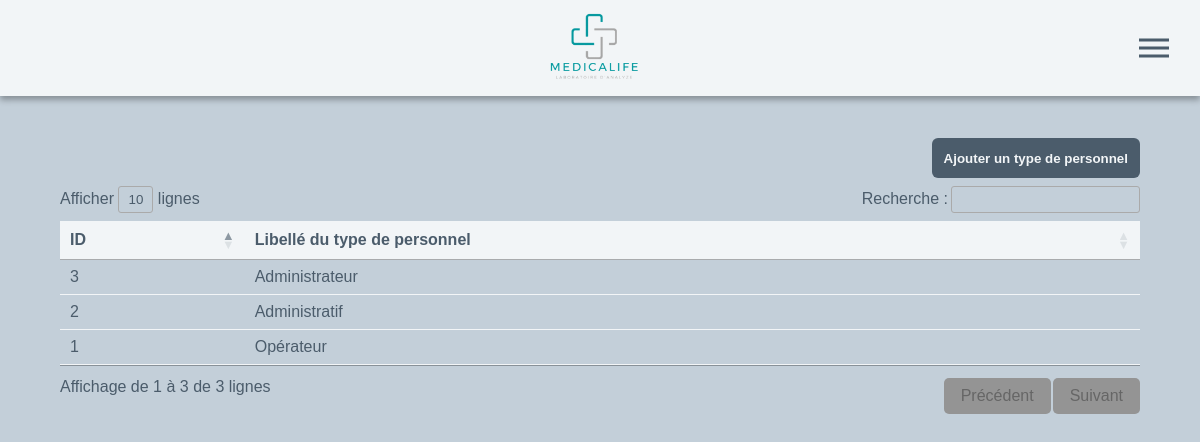
Page /gestionTypePersonnel.php (signed in) on the committed database.
### tables this page shows
CREATE TABLE `type_personnel` (
  `Id_Type_Personnel` int(11) NOT NULL,
  `typeLibellé` varchar(50) DEFAULT NULL
);

### Classes/MaBD.php (called while the page is built)
<?php
class MaBD {
   static private $pdo = null;
   static function getInstance(): PDO {
      if (self::$pdo == null) {
         $dsn = "mysql:host=localhost;dbname=chahboum;charset=utf8";
         self::$pdo = new PDO($dsn, "chahboum", "chahboum");
      }
      return self::$pdo;
   }
}

### Classes/DAO.php (called while the page is built, shortened)
<?php
abstract class DAO {
    public function __construct(PDO $connector) { $this->pdo = $connector; }
}

### Classes/TypePersonnelDAO.php (called while the page is built, shortened)
<?php
class TypePersonnelDAO extends DAO {
    public function getAll(): array {
        $res = array();
        $stmt = $this->pdo->query("SELECT * FROM type_personnel");
        foreach ($stmt->fetchAll(PDO::FETCH_ASSOC) as $row)
            $res[] = new TypePersonnel($row['Id_Type_Personnel'], $row['typeLibellé']);
        return $res;
    }
}

### gestionTypePersonnel.php (the view, shortened to what this page needs)
<?php
    $TypePersonnelDAO = new TypePersonnelDAO(MaBD::getInstance());
?>
<!DOCTYPE html>
<html lang="fr">
<head>
    <link rel="stylesheet" type="text/css" href="Media/css/style.css">
    <link rel="stylesheet" type="text/css" href="Media/css/table.css">
    <link rel="stylesheet" type="text/css" href="Media/css/gestionTypePersonnel.css">
</head>
<body>
    <header>
        <section class="sec_logo" onclick="window.location.href='index.php'">
            <img src="Media/img/logo.png" alt="logo">
        </section>
        <div class="hamburger">
            <div class="line1"></div>
            <div class="line2"></div>
            <div class="line3"></div>
        </div>
    </header>
    <main>
        <form action="" method="POST" class="action" id="action">
            <?php if(isset($openSlider)):?>
            <button type="submit" id="button_add" class="sign2">Annuler</button>
            <?php else: ?>
            <button type="submit" id="button_add" name="add_btn" class="sign2">Ajouter un type de personnel</button>
            <?php endif ?>
        </form>
        <div class="all_info_tab">
            <form method="POST" action="" id="table" class="table">
                <table id="example" class="dataTable">
                    <thead>
                        <tr>
                            <th>ID</th>
                            <th>Libellé du type de personnel</th>
                        </tr>
                    </thead>
                    <tbody>
                        <?php foreach($TypePersonnelDAO->getAll() as $typePerso): ?>
                        <tr id="ligne_<?= $typePerso->Id_Type_Personnel ?>" onclick="ouvrirProfile(<?= $typePerso->Id_Type_Personnel ?>)">
                            <td data-label=ID><?= $typePerso->Id_Type_Personnel ?></td>
                            <td data-label="Libellé du type de personnel"><?= $typePerso->typeLibellé ?></td>
                        </tr>
                        <?php endforeach ?>
                    </tbody>
                </table>
            </form>
        </div>
    </main>
</body>
</html>

### Media/css/style.css (style rules this page uses)
:root { --couleur1: #4b5c6b; --couleur2: #5f7486; --couleur3: #c3cfd9; --couleur4: #f2f5f7; --couleur5: rgb(190, 186, 186); --couleur6: rgb(148, 148, 148); --couleur7: rgba(0, 0, 0, 0.278); --success: rgb(105, 201, 103); --error: rgb(201, 118, 103); --taille-police: 16px; }
* { margin: 0; padding: 0; font-family: Arial, Helvetica, sans-serif; box-sizing: border-box; }
html { height: 100%; }
body { height: 100%; display: block; background-color: var(--couleur3); }
main { height: 88vh; width: 100%; padding: 1% 5vw; display: flex; justify-content: center; flex-direction: column; overflow: auto; gap: 1vh; }
.all_info_tab { height: 84%; display: flex; justify-content: center; align-items: center; }
header { height: 12vh; background-color: var(--couleur4); box-shadow: 0px 4px 6px rgba(0, 0, 0, 0.3); display: flex; justify-content: space-between; padding: 0 2vw; }
.sec_logo { display: flex; align-items: center; justify-content: center; cursor: pointer; }
.sec_logo img { height: 80%; width: auto; margin-right: 1vw; }
.hamburger div { width: 30px; height: 3px; background: var(--couleur1); margin: 5px; transition: all 0.3s ease; }
.hamburger { display: none; position: absolute; margin: 6vh 0; right: 2vw; transition: all 400ms linear; }
.sign2 { display: flex; align-items: center; justify-content: center; width: 90%; background-color: var(--couleur1); padding: 0.75rem; text-align: center; border: none; border-radius: 0.375rem; font-weight: 600; cursor: pointer; color: var(--couleur4); transition: all .3s; margin: 1vh 0 0 .5vw; }
.action { height: 5vh; display: flex; justify-content: flex-end; }
.action .sign2 { width: auto; padding-left: 0.75rem; margin: 0 0 0 1vh; }
@media screen and (max-width: 1280px) { header { justify-content: center; } }
@media screen and (max-width: 1280px) { .hamburger { display: block; cursor: pointer; transform: translate(-5%, -50%); z-index: 200; } }

### rows in the picture
type_personnel: Id_Type_Personnel "1", typeLibellé "Opérateur"
type_personnel: Id_Type_Personnel "2", typeLibellé "Administratif"
type_personnel: Id_Type_Personnel "3", typeLibellé "Administrateur"
